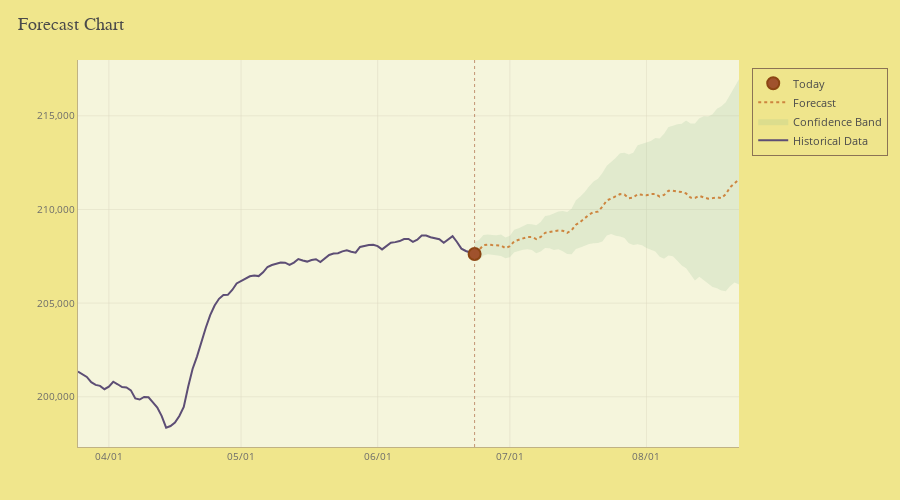

Notebook cell for this chart:
### Code cell
from main_model import MainModel

df['txn_date'] = pd.to_datetime(df['txn_date'])
newest_date = str(df['txn_date'].max())
oldest_date = str(df['txn_date'].min())
td_df = df.copy()

model = MainModel(
    df = td_df, 
    date_col='txn_date', 
    metric_col='active_merchant',
    back_range=90,
    forward_range=60,
    forecast_range=365)

anomalies_data = model.detect_stl_anomalies(
    type='Retail', 
    start=oldest_date, 
    end=newest_date,
    file_path='static/anomalies_retail.csv',  
    save=True)

today = pd.to_datetime('today').normalize()
forecast_data = model.forecast_with_prophet(
    type='Retail',
    start = oldest_date,
    end = today,
    file_path='static/forecast_retail.csv',
    save=True)


test_df = pd.read_csv('C:/Users/ADMIN/Downloads/projects/aichatbot/static/forecast_retail_20250623.csv')
model.plot_forecast_charts(
    forecast_df=test_df,
    save=True,
)
